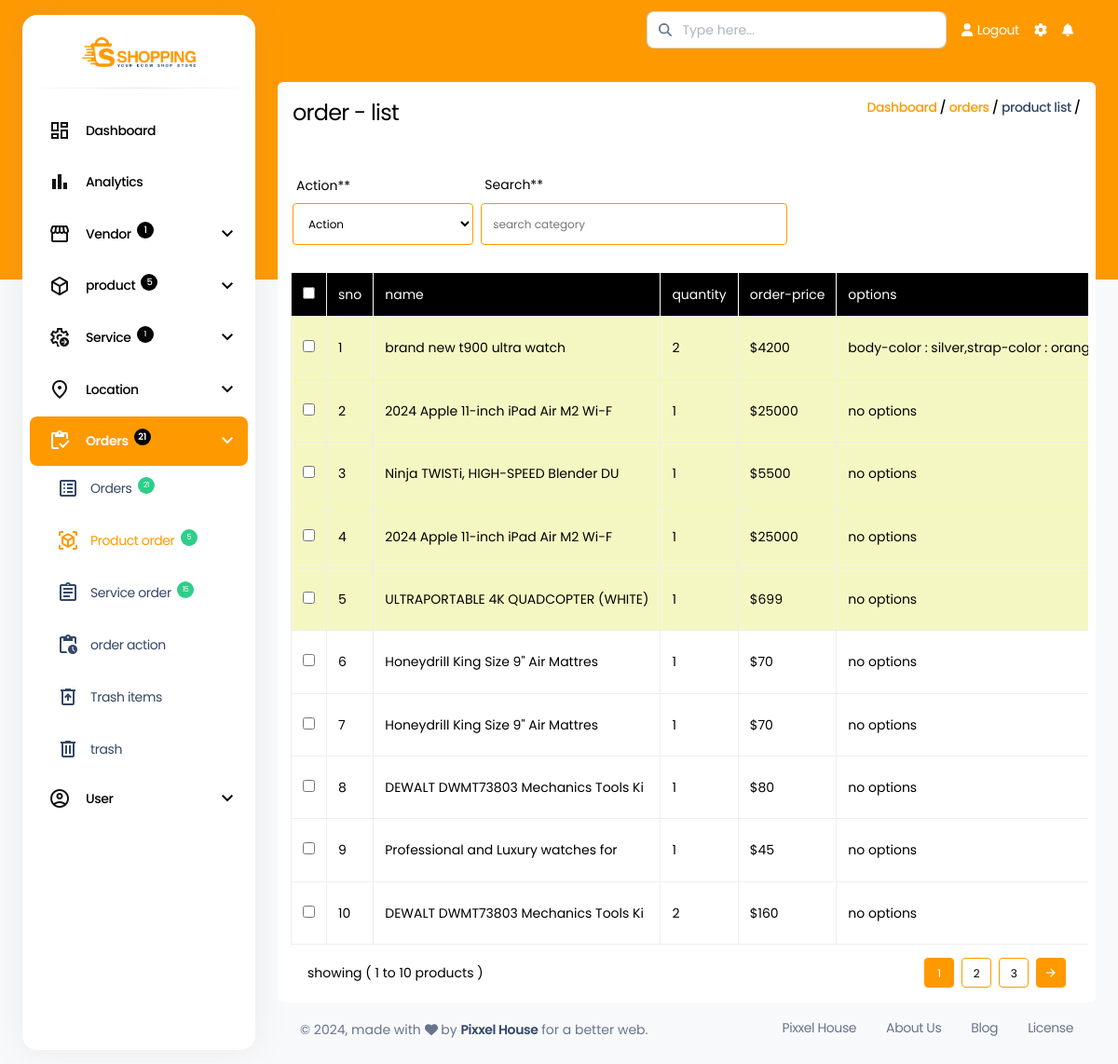
Page /admin/product-orders.php (signed in) on the committed database.
### tables this page shows
CREATE TABLE `order_items` (
  `Id` int(11) NOT NULL,
  `item_name` mediumtext NOT NULL,
  `item_id` varchar(50) NOT NULL,
  `item_vendor_id` varchar(50) NOT NULL,
  `item_quantity` varchar(255) NOT NULL,
  `item_price` varchar(255) NOT NULL,
  `item_options` varchar(1000) NOT NULL,
  `item_type` varchar(255) NOT NULL,
  `image` varchar(1000) NOT NULL,
  `order_code` varchar(255) NOT NULL,
  `order_id` varchar(50) NOT NULL,
  `status` varchar(50) NOT NULL,
  `admin_trash` varchar(50) NOT NULL,
  `vendor_trash` varchar(50) NOT NULL,
  `admin_view` varchar(50) NOT NULL,
  `vendor_view` varchar(50) NOT NULL,
  `date` varchar(255) NOT NULL
);

### customFunc.php (called while the page is built, shortened)
<?php
function dec_function($string)
{
    $string = stripcslashes($string);
    $string = html_entity_decode($string);
    return $string;
}
?>

### admin/product-orders.php (the view, shortened to what this page needs)
<?php
$trash_status = '-1';
?>
<!DOCTYPE html>
<html lang="en">
<head>
    <?php include('include/links.php') ?>
    <?php
    $itemType = 'product';
    $orders_qry = mysqli_prepare($con, "SELECT * FROM `order_items` WHERE `item_type` = ? AND `admin_trash` != ?");
    mysqli_stmt_bind_param($orders_qry, 'ss', $itemType, $trash_status);
    if (mysqli_stmt_execute($orders_qry)) {
        $orders = mysqli_stmt_get_result($orders_qry);
    }
    $count = mysqli_num_rows($orders);
    $limit = 10;
    $page = isset($_GET['page']) ? $_GET['page'] : 1;
    $offset = ($page -  1) * $limit;
    ?>
</head>
<body class="g-sidenav-show   bg-gray-100">
    <?php include('include/sidebar.php') ?>
    <main class="main-content position-relative border-radius-lg ">
        <?php include('include/navbar.php') ?>
        <div class="container-fluid p-4">
            <form action="" method="post" id="act-form">
                <div class="col-12 p-2 rounded bg-white">
                    <div class="col-12 d-flex justify-content-between p-2 brd__crumbs">
                        <h3 class="page-head">order - list</h3>
                        <h6 class="brd-crumbs "><a href="index.php" class="brd-crumbs-active">Dashboard</a>/<a href="orders.php" class="brd-crumbs-active">orders</a>/<a href="index.php">product list</a>/</h6>
                    </div>
                    <div class="col-12  p-2 justify-content-start align-items-end gap-2 d-flex mt-4 other-type-filter">
                        <div class="filter-inp-div">
                            <label for="">Action**</label>
                            <select name="action_select" class="product-sort w-100" id='act-select'>
                                <option value="">Action</option>
                            </select>
                        </div>
                        <div class="filter-inp-div">
                            <label for="">search**</label>
                            <input type="text" placeholder="search category" class="search-products w-100">
                        </div>
                    </div>
                    <div class="col-12 table-responsive product-wrapper">
                        <table class=" product-table w-100">
                            <thead>
                                <tr>
                                    <th><input type="checkbox" name="all" id="all_check"></th>
                                    <th>
                                        <div class="d-flex gap-2 align-items-center">
                                            sno
                                        </div>
                                    </th>
                                    <th>
                                        <div class="d-flex gap-2 align-items-center">
                                            name
                                        </div>
                                    </th>
                                    <th>
                                        <div class="d-flex gap-2 align-items-center">
                                            quantity
                                        </div>
                                    </th>
                                    <th>
                                        <div class="d-flex gap-2 align-items-center">
                                            order-price
                                        </div>
                                    </th>
                                    <th>
                                        <div class="d-flex gap-2 align-items-center">
                                            options
                                        </div>
                                    </th>
                                </tr>
                            </thead>
                            <tbody>
                                <?php
                                $sno = 0 + $offset;
                                $order__data = mysqli_prepare($con, "SELECT * FROM `order_items` WHERE `item_type` = ? AND `admin_trash` != ? ORDER BY `Id` DESC LIMIT $limit OFFSET $offset");
                                mysqli_stmt_bind_param($order__data, 'ss', $itemType, $trash_status);
                                if (mysqli_stmt_execute($order__data))
                                    $order__result = mysqli_stmt_get_result($order__data);
                                while ($sh = mysqli_fetch_assoc($order__result)) {
                                    $sno++;
                                ?>
                                    <tr class="<?= $sh['admin_view'] == '0' ? 'un-viewed' : '' ?>">
                                        <td><input type="checkbox" class="mini-checkbox" name="productitem[]" value="<?= $sh['Id'] ?>"></td>
                                        <td><?= $sno  ?></td>
                                        <td><?= substr(dec_function($sh['item_name']), 0, 35)  ?></td>
                                        <td><?= $sh['item_quantity']  ?></td>
                                        <td>$<?= $sh['item_price'] ?></td>
                                        <td>
                                            <?php
                                            $opts = dec_function($sh['item_options']);
                                            if (!empty($opts)) {
                                                echo $opts;
                                            } else {
                                                echo "no options";
                                            }
                                            ?>
                                        </td>
                                    </tr>
                                <?php
                                }
                                ?>
                            </tbody>
                        </table>
                    </div>
                    <?php
                    $totalPage = ceil($count / $limit);
                    $startNo = 1 + $offset;
                    $rangeNo = min(($page * $limit), $count);
                    ?>
                    <div class="col-12 custom-pagination-wrapper d-flex justify-content-between my-2 px-4 align-items-center">
                        <div class="col-lg-4 col-md-6 col-sm-12 pagination-message">
                            showing ( <span class="show-product-num"><?= $startNo ?></span> to <span class="total-product-num"><?= $rangeNo; ?></span> products )
                        </div>
                        <div class="col-lg-4 col-md-6 col-sm-12 cus-pagination d-flex justify-content-end">
                            <div class="page-num-wrapper d-flex gap-2">
                                    <?php
                                                                        for ($i = $page - 1; $i <= $page + 1; $i++) {
                                                                            if ($i < 1) {
                                                                                continue;
                                                                            }
                                    ?> <a href="?page=<?= $i ?>
                                " class="page-btn <?php echo $page == $i ?  'active-page' : '' ?> "><?= $i ?></a> <?php
                                                                                                                }
                                                                                                                    ?>
                                <?php
                                if ($page < $totalPage - 1) {
                                ?>
                                    ?> <a href="?page=<?= $totalPage ?>" class="page-btn"><?= $totalPage ?></a> <?php
                                                                                                            }
                                                                                                            if ($page < $totalPage) {
                                                                                                                ?>
                                    <a href="?page=<?= $page + 1 ?>" class="page-btn page-next">
                                        <span class="material-symbols-outlined">
                                        </span>
                                    </a>
                                <?php
                                                                                                            }
                                ?>
                            </div>
                        </div>
                    </div>
                </div>
            </form>
            <?php include('include/footer.php') ?>
        </div>
    </main>
</body>
</html>

### assets/css/style.css (style rules this page uses)
.brd-crumbs { color: #000; font-size: 14px; font-family: var(--cus-font-family); display: flex; gap: 3px; font-weight: 500; }
.brd-crumbs a { transition: 0.5s ease-in-out all; }
.brd-crumbs-active { color: #ff9900; }
.page-head { font-size: 24px; font-family: var(--cus-font-family); font-weight: 400; color: #000; }
.product-wrapper { padding: 6px; }
.product-table { white-space: nowrap; padding: 5px; margin-top: 15px; }
.product-table thead { color: #fff; background: #000; }
.product-table thead th, .product-table tbody td { padding: 12px; font-size: 14px; font-weight: 400; border: 1px solid #fff; }
.product-table thead th:first-child, .product-table thead th:last-child { border-color: #eee; }
.product-table thead th:first-child, .product-table tbody tr td:first-child { text-align: center; }
.product-table thead, .product-table tbody { width: 100%; }
.product-table thead { border-collapse: collapse; }
.product-table tbody td { border-color: #eee; color: #000; height: 100%; }
.pagination-message { color: #000; font-size: 14px; }
.page-btn { width: 32px; height: 32px; background: 0; border: 1px solid #ff9900; display: flex; justify-content: center; align-items: center; color: #000; font-size: 12px; transition: 0.5s ease-in-out all; border-radius: 4px; }
.active-page { background: #ff9900; }
.page-prev span, .page-next span, .page-dots span { font-size: 16px; }
.page-prev, .page-next { background: #ff9900; color: #fff; }
.active-page { background: #ff9900; color: #fff; }
.search-products, .product-sort { width: 60%; font-size: 12px; font-family: var(--cus-font-family); color: #000; border: 1px solid #ff9900; padding: 12px; border-radius: 4px; outline: 0; background: #fff; }
.filter-inp-div label { color: #000000; font-size: 14px; font-family: var(--cus-font-family); font-weight: 400; text-transform: capitalize; }
.cus-pagination { justify-content: end; }
.un-viewed { background: #f5f7c3; }

### rows in the picture
order_items: item_name "brand new t900 ultra watch", item_quantity "2", item_price "4200", item_options "body-color : silver,strap-color :…"
order_items: item_name "2024 Apple 11-inch iPad Air M2 Wi-F", item_quantity "1", item_price "25000", shows "no options"
order_items: item_name "Ninja TWISTi, HIGH-SPEED Blender DU", item_quantity "1", item_price "5500", shows "no options"
order_items: item_name "2024 Apple 11-inch iPad Air M2 Wi-F", item_quantity "1", item_price "25000", shows "no options"
order_items: item_name "ULTRAPORTABLE 4K QUADCOPTER (WHITE)", item_quantity "1", item_price "699", shows "no options"
order_items: item_name "Honeydrill King Size 9\" Air Mattres", item_quantity "1", item_price "70", shows "no options"
order_items: item_name "Honeydrill King Size 9\" Air Mattres", item_quantity "1", item_price "70", shows "no options"
order_items: item_name "DEWALT DWMT73803 Mechanics Tools Ki", item_quantity "1", item_price "80", shows "no options"
order_items: item_name "Professional and Luxury watches for", item_quantity "1", item_price "45", shows "no options"
order_items: item_name "DEWALT DWMT73803 Mechanics Tools Ki", item_quantity "2", item_price "160", shows "no options"

### other values in the picture
mysqli_num_rows($unviewed) "1"
mysqli_num_rows($unviewed_products) "5"
mysqli_num_rows($unviewed_services) "1"
mysqli_num_rows($unviewed_orders) "21"
mysqli_num_rows($un_viewed_trashed_orders) "21"
mysqli_num_rows($unviewd_product_order) "5"
mysqli_num_rows($unviewd_service_order) "15"
$startNo "1"
$rangeNo "10"
$totalPage "3"
